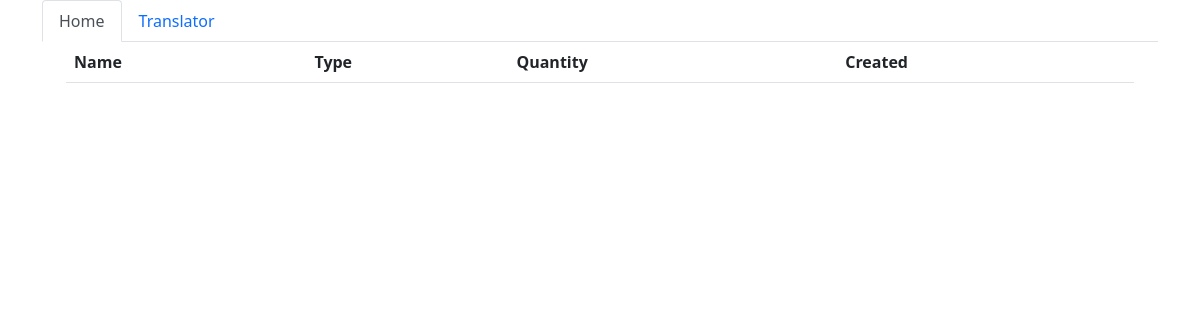
/3/, run on an earlier commit of the app's database.
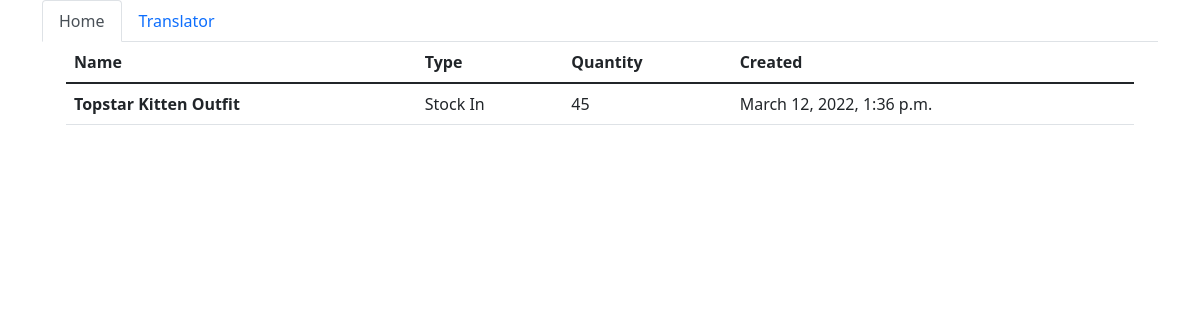
And on a later commit of the database.
### blog/models.py (models this page shows, shortened)
class Inventory(models.Model):
    name=models.ForeignKey(Item,on_delete=models.CASCADE)
    type=models.IntegerField(choices=inventory_movement)
    quantity=models.IntegerField()
    date_created=models.DateTimeField(auto_now_add=True)
    def inventory_verbose(self):
        return dict(inventory_movement)[self.type]

class Item(models.Model):
    division=models.ForeignKey(Division,on_delete=models.CASCADE)
    name=models.CharField(max_length=500,unique=True)
    quantity=models.IntegerField()
    def __str__(self):
        return self.name.title()

### blog/views.py (the view)
# urls.py: path('<int:bucin>/',views.InventoryDetail,name='inventory_detail'),
def InventoryDetail(request,bucin):
    lele=Item.objects.get(id=bucin).id
    all_inventory=Inventory.objects.filter(name__id=lele)
    context={'all_inventory':all_inventory}
    return render(request,'index.html',context)

### templates/index.html
{%extends 'base.html'%}
{%block content%}
<div class='container'>
<table class="table">
    <thead>
      <tr>
        <th scope="col">Name</th>
        <th scope="col">Type</th>
        <th scope="col">Quantity</th>
        <th scope="col">Created</th>
      </tr>
    </thead>
    <tbody>
        {%for a in all_inventory%}
      <tr>
        <th scope="row">{{a.name}}</th>
        <td>{{a.inventory_verbose}}</td>
        <td>{{a.quantity}}</td>
        <td>{{a.date_created}}</td>
      </tr>
     {%endfor%}
    </tbody>
  </table>
</div>
{%endblock%}

What changed in the data, as far as the page shows it:
now on this page (row edited): Inventory: name "Topstar Kitten Outfit", inventory_verbose "Stock In", quantity "45", date_created "March 12, 2022, 1:36 p.m."
